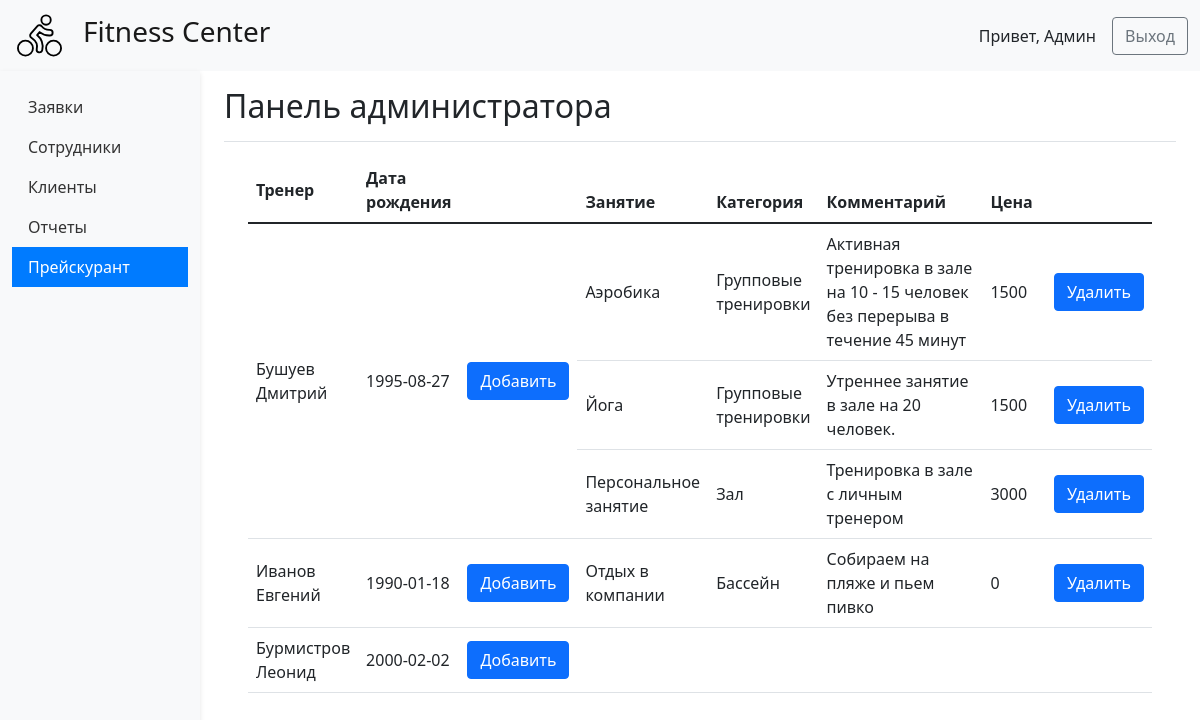
/admin_panel_pl (signed in), run on the app's committed database.
### tables this page shows
CREATE TABLE accounts (
                user_id INTEGER PRIMARY KEY AUTOINCREMENT,
                username TEXT NOT NULL,
                password TEXT NOT NULL,
                role INT UNSIGNED NOT NULL,
                auth INTEGER NOT NULL DEFAULT 0,
                name VARCHAR(255) NOT NULL,
                date_of_birth DATE,
                email VARCHAR(255),
                phone VARCHAR(31),
                created_at DATETIME NOT NULL DEFAULT CURRENT_TIMESTAMP,
                CONSTRAINT fk_role_type FOREIGN KEY (role) REFERENCES role_types(id)
                );

CREATE TABLE services (
                service_id INTEGER PRIMARY KEY AUTOINCREMENT,
                trainer_id INTEGER,
                category_id INTEGER,
                service VARCHAR(255) NOT NULL,
                price INTEGER UNSIGNED NOT NULL,
                comment TEXT,
                CONSTRAINT fk_trainer_id FOREIGN KEY (trainer_id) 
                    REFERENCES accounts(user_id) ON DELETE CASCADE ON UPDATE CASCADE
                CONSTRAINT fk_category_id FOREIGN KEY (category_id) 
                    REFERENCES category_types(id) ON DELETE CASCADE ON UPDATE CASCADE    
                );

### main_api.py (the view)
@app.route('/admin_panel_pl')
def ap_price_list():
    if 'user_id' not in session:
        return redirect(url_for('home'))
    json_ap_data = get_trainers_from_db_rebuild(path_to_db)
    return render_template('admin_panel_04_pricelist.html', json_ap_data=json_ap_data)

### main_helper.py (called while the page is built)
def get_db_connection(db_path):
    db_conn = sqlite3.connect(db_path)
    db_conn.row_factory = sqlite3.Row
    return db_conn

### templates/admin_panel_04_pricelist.html (shortened to what this page needs)
{% extends "admin_panel.html" %}
{% block bar_menu %}
<li class="nav-item">
    <a class="nav-link" aria-current="page" href="{{ url_for('ap_bids') }}">
        Заявки
    </a>
</li>
<li class="nav-item">
    <a class="nav-link" aria-current="page" href="{{ url_for('ap_employees') }}">
        Сотрудники
    </a>
</li>
<li class="nav-item">
    <a class="nav-link" aria-current="page" href="{{ url_for('ap_clients') }}">
        Клиенты
    </a>
</li>
<li class="nav-item">
    <a class="nav-link" aria-current="page" href="{{ url_for('ap_reports') }}">
        Отчеты
    </a>
</li>
<li class="nav-item">
    <a class="nav-link active" aria-current="page" href="{{ url_for('ap_price_list') }}">
        Прейскурант
    </a>
</li>
{% endblock %}
{% block main_content %}
<main class="col-md-9 ms-sm-auto col-lg-10 px-md-4">
    <div class="d-flex justify-content-between flex-wrap flex-md-nowrap align-items-center pt-3 pb-2 mb-3 border-bottom">
        <h1 class="h2">Панель администратора</h1>
    </div>
    <div class="container-fluid">
        <table class="table w-100 mt-3">
            <thead>
            <tr>
                <th scope="col" class="align-middle col-1">Тренер</th>
                <th scope="col" class="align-middle col-1">Дата рождения</th>
                <th scope="col" class="align-middle col-1"></th>
                <th scope="col">Занятие</th>
                <th scope="col">Категория</th>
                <th scope="col">Комментарий</th>
                <th scope="col">Цена</th>
                <th scope="col"></th>
            </tr>
            </thead>
            <tbody>
            {% for j_key, j_value in json_ap_data.items() %}
            {% if j_value.services|length > 0 %}
            {% for serv in j_value.services%}
            <tr>
                {% if loop.first %}
                <td rowspan="{{loop.length}}" class="align-middle">{{ j_value.name }}</td>
                <td rowspan="{{loop.length}}" class="align-middle">{{ j_value.date_of_birth }}</td>
                <td rowspan="{{loop.length}}" class="align-middle">
                    <button type="button" class="btn btn-primary" data-bs-toggle="modal"
                            data-bs-target="#regServiceTrainer{{ j_key }}">
                        Добавить
                    </button>
                </td>
                {% endif%}
                <td class="align-middle col-1">{{ serv.service }}</td>
                <td class="align-middle col-1">{{ serv.category }}</td>
                <td class="align-middle col-3">{{ serv.comment }}</td>
                <td class="align-middle col-1">{{ serv.price }}</td>
                <td class="align-middle col-1">
                    <form action="/ap_pl_del/" method="POST">
                        <input type="submit" class="btn btn-primary" value="Удалить">
                    </form>
                </td>
            </tr>
            {% endfor %}
            {% else %}
            <tr>
                <td rowspan="1" class="align-middle">{{ j_value.name }}</td>
                <td rowspan="1" class="align-middle">{{ j_value.date_of_birth }}</td>
                <td rowspan="1" class="align-middle">
                    <button type="button" class="btn btn-primary" data-bs-toggle="modal"
                            data-bs-target="#regServiceTrainerElse{{ j_key }}">
                        Добавить
                    </button>
                <td class="align-middle col-1"></td>
                <td class="align-middle col-1"></td>
                <td class="align-middle col-3"></td>
                <td class="align-middle col-1"></td>
                <td class="align-middle col-1">
                </td>
            </tr>
            {% endif %}
            {% endfor %}
            </tbody>
        </table>
    </div>
</main>
{% endblock %}

### templates/admin_panel.html (shortened to what this page needs)
<!DOCTYPE html>
<html lang="en">
<head>
    <link href="{{url_for('static', filename='/css/bootstrap.min.css')}}" rel="stylesheet">
</head>
<body>
<nav class="navbar navbar-expand-lg navbar-light bg-light">
    <div class="container-fluid">
        <span>
            <img class="mr-auto navbar-brand" src="../static/imgs/logo.svg" alt="Fitness Center" width="55px"
                 height="55px"></span>
        <span class="me-auto navbar-brand"> <h3>Fitness Center</h3></span>
        <div class="d-flex align-items-center">
            <span class="me-3">Привет, Админ</span>
            <a href="{{ url_for('logout') }}" class="btn btn-outline-secondary">Выход</a>
        </div>
    </div>
</nav>
<div class="container-fluid">
    <div class="row">
        <nav id="sidebarMenu" class="col-md-3 col-lg-2 d-md-block bg-light sidebar collapse">
            <div class="position-sticky pt-3">
                <ul class="nav flex-column">
                    {% block bar_menu %}
                    {% endblock %}
                </ul>
            </div>
        </nav>
        {% if json_ap_data %}
        {% block main_content %}{% endblock %}
        {% endif %}
    </div>
</div>
</body>
</html>

### templates/admin_panel.html (style rules this page uses)
#sidebarMenu { min-height: 100vh; box-shadow: 0 2px 5px rgba(0, 0, 0, 0.1); z-index: 1000; }
.sidebar .nav-link { border-radius: 0; color: #333; }
.sidebar .nav-link.active { background-color: #007bff; color: white; }

### data on the page
services: service "Аэробика", category "Групповые тренировки", comment "Активная тренировка в зале на 10 - 15 человек без перерыва в течение 45 минут", price "1500"
accounts: name "Бушуев Дмитрий", date_of_birth "1995-08-27"
services: service "Йога", category "Групповые тренировки", comment "Утреннее занятие в зале на 20 человек.", price "1500"
services: service "Персональное занятие", category "Зал", comment "Тренировка в зале с личным тренером", price "3000"
services: service "Отдых в компании", category "Бассейн", comment "Собираем на пляже и пьем пивко", price "0"
accounts: name "Иванов Евгений", date_of_birth "1990-01-18"
accounts: name "Бурмистров Леонид", date_of_birth "2000-02-02"
